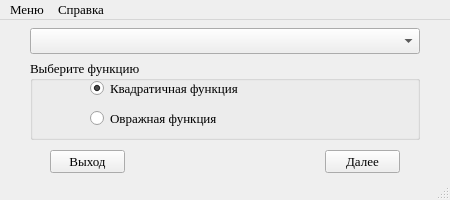
<?xml version="1.0" encoding="UTF-8"?>
<ui version="4.0">
 <class>MainWindow</class>
 <widget class="QMainWindow" name="MainWindow">
  <property name="geometry">
   <rect>
    <x>0</x>
    <y>0</y>
    <width>450</width>
    <height>200</height>
   </rect>
  </property>
  <property name="sizePolicy">
   <sizepolicy hsizetype="Fixed" vsizetype="Fixed">
    <horstretch>0</horstretch>
    <verstretch>0</verstretch>
   </sizepolicy>
  </property>
  <property name="minimumSize">
   <size>
    <width>450</width>
    <height>200</height>
   </size>
  </property>
  <property name="maximumSize">
   <size>
    <width>450</width>
    <height>200</height>
   </size>
  </property>
  <property name="font">
   <font>
    <family>Times New Roman</family>
    <pointsize>10</pointsize>
   </font>
  </property>
  <property name="windowTitle">
   <string>Методы оптимизации 2010</string>
  </property>
  <property name="windowIcon">
   <iconset resource="data.qrc">
    <normaloff>:/icon/icon.bmp</normaloff>:/icon/icon.bmp</iconset>
  </property>
  <widget class="QWidget" name="centralwidget">
   <property name="sizePolicy">
    <sizepolicy hsizetype="Preferred" vsizetype="Preferred">
     <horstretch>0</horstretch>
     <verstretch>0</verstretch>
    </sizepolicy>
   </property>
   <property name="minimumSize">
    <size>
     <width>0</width>
     <height>0</height>
    </size>
   </property>
   <property name="maximumSize">
    <size>
     <width>16777215</width>
     <height>16777215</height>
    </size>
   </property>
   <widget class="QPushButton" name="exit_button">
    <property name="geometry">
     <rect>
      <x>50</x>
      <y>130</y>
      <width>75</width>
      <height>23</height>
     </rect>
    </property>
    <property name="text">
     <string>Выход</string>
    </property>
   </widget>
   <widget class="QPushButton" name="next_button">
    <property name="geometry">
     <rect>
      <x>325</x>
      <y>130</y>
      <width>75</width>
      <height>23</height>
     </rect>
    </property>
    <property name="text">
     <string>Далее</string>
    </property>
   </widget>
   <widget class="QGroupBox" name="functions">
    <property name="geometry">
     <rect>
      <x>30</x>
      <y>40</y>
      <width>390</width>
      <height>80</height>
     </rect>
    </property>
    <property name="title">
     <string>Выберите функцию</string>
    </property>
    <widget class="QRadioButton" name="quadFunction">
     <property name="geometry">
      <rect>
       <x>60</x>
       <y>20</y>
       <width>270</width>
       <height>17</height>
      </rect>
     </property>
     <property name="text">
      <string>Квадратичная функция</string>
     </property>
     <property name="checked">
      <bool>true</bool>
     </property>
    </widget>
    <widget class="QRadioButton" name="ravinFunction">
     <property name="geometry">
      <rect>
       <x>60</x>
       <y>50</y>
       <width>270</width>
       <height>17</height>
      </rect>
     </property>
     <property name="text">
      <string>Овражная функция</string>
     </property>
    </widget>
   </widget>
   <widget class="QComboBox" name="choiceMethods">
    <property name="geometry">
     <rect>
      <x>30</x>
      <y>8</y>
      <width>390</width>
      <height>26</height>
     </rect>
    </property>
   </widget>
  </widget>
  <widget class="QMenuBar" name="menubar">
   <property name="geometry">
    <rect>
     <x>0</x>
     <y>0</y>
     <width>450</width>
     <height>23</height>
    </rect>
   </property>
   <widget class="QMenu" name="menu">
    <property name="title">
     <string>Меню</string>
    </property>
    <addaction name="exit"/>
   </widget>
   <widget class="QMenu" name="info">
    <property name="title">
     <string>Справка</string>
    </property>
    <addaction name="help"/>
    <addaction name="separator"/>
    <addaction name="about_prog"/>
   </widget>
   <addaction name="menu"/>
   <addaction name="info"/>
  </widget>
  <widget class="QStatusBar" name="statusbar"/>
  <action name="help">
   <property name="text">
    <string>Справка</string>
   </property>
   <property name="toolTip">
    <string>Справка по программе</string>
   </property>
  </action>
  <action name="about_prog">
   <property name="text">
    <string>О программе...</string>
   </property>
  </action>
  <action name="exit">
   <property name="text">
    <string>Выход</string>
   </property>
   <property name="toolTip">
    <string>Выход из программы</string>
   </property>
  </action>
 </widget>
 <tabstops>
  <tabstop>choiceMethods</tabstop>
  <tabstop>quadFunction</tabstop>
  <tabstop>ravinFunction</tabstop>
  <tabstop>next_button</tabstop>
  <tabstop>exit_button</tabstop>
 </tabstops>
 <resources>
  <include location="data.qrc"/>
 </resources>
 <connections>
  <connection>
   <sender>exit_button</sender>
   <signal>clicked()</signal>
   <receiver>MainWindow</receiver>
   <slot>close()</slot>
   <hints>
    <hint type="sourcelabel">
     <x>87</x>
     <y>163</y>
    </hint>
    <hint type="destinationlabel">
     <x>224</x>
     <y>99</y>
    </hint>
   </hints>
  </connection>
  <connection>
   <sender>exit</sender>
   <signal>activated()</signal>
   <receiver>MainWindow</receiver>
   <slot>close()</slot>
   <hints>
    <hint type="sourcelabel">
     <x>-1</x>
     <y>-1</y>
    </hint>
    <hint type="destinationlabel">
     <x>224</x>
     <y>99</y>
    </hint>
   </hints>
  </connection>
 </connections>
</ui>
